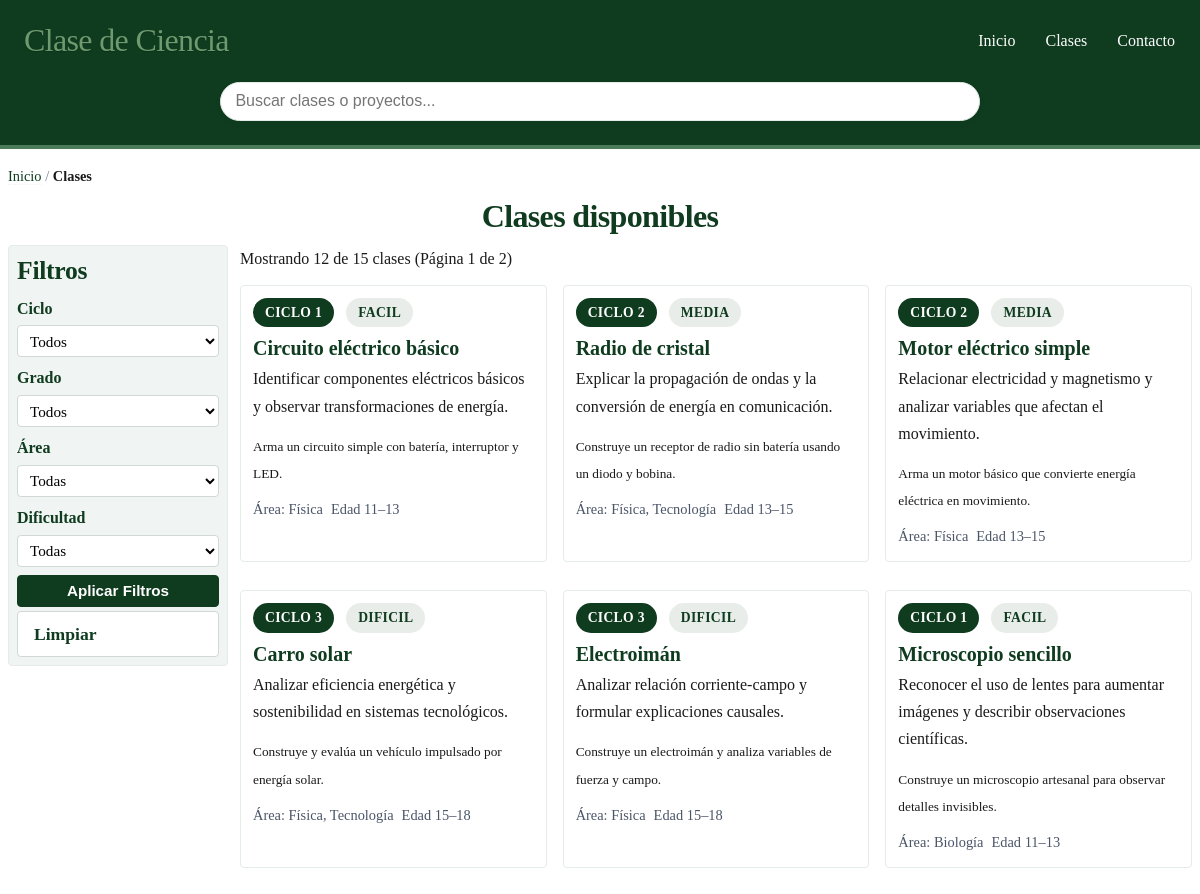
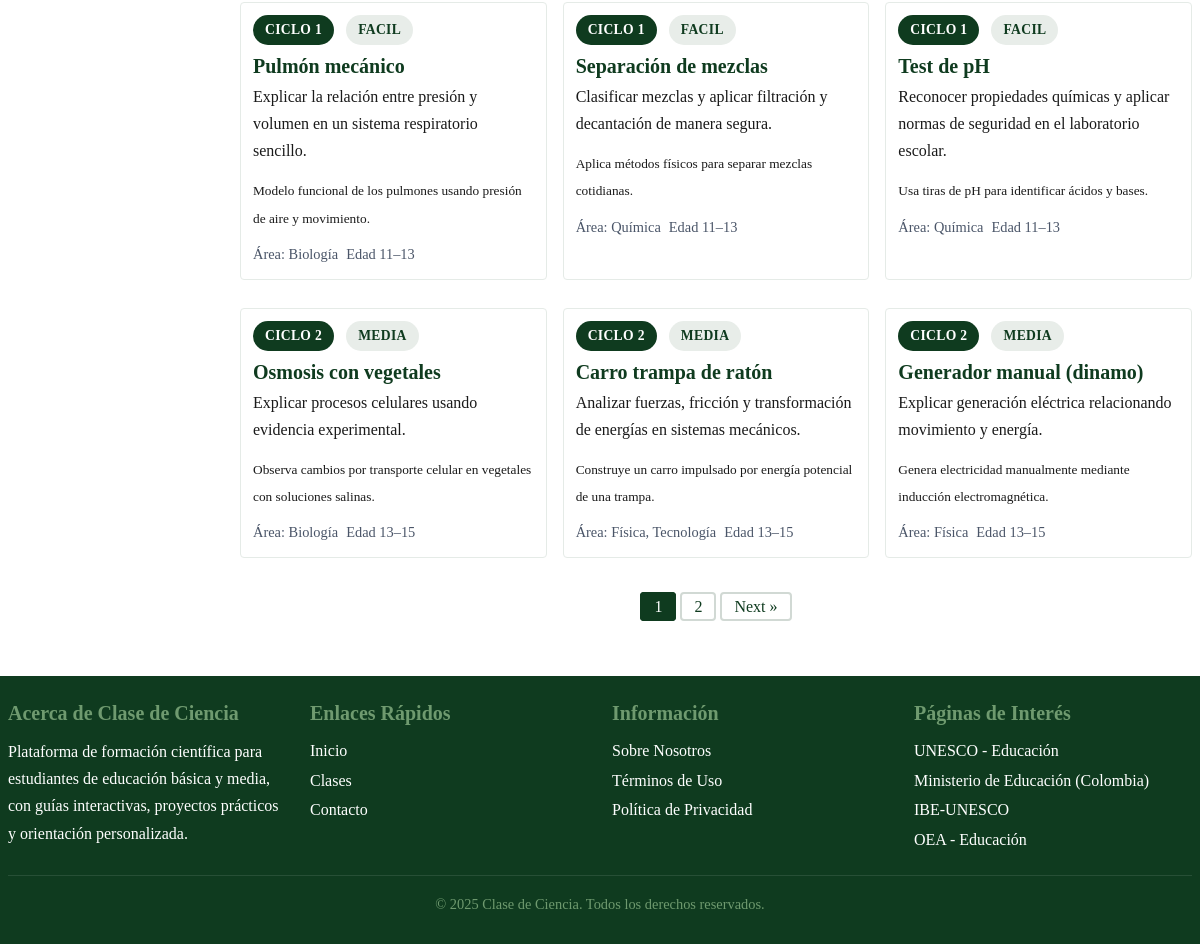
Page /catalogo.php on the earlier database version (2 pictures, top to bottom).
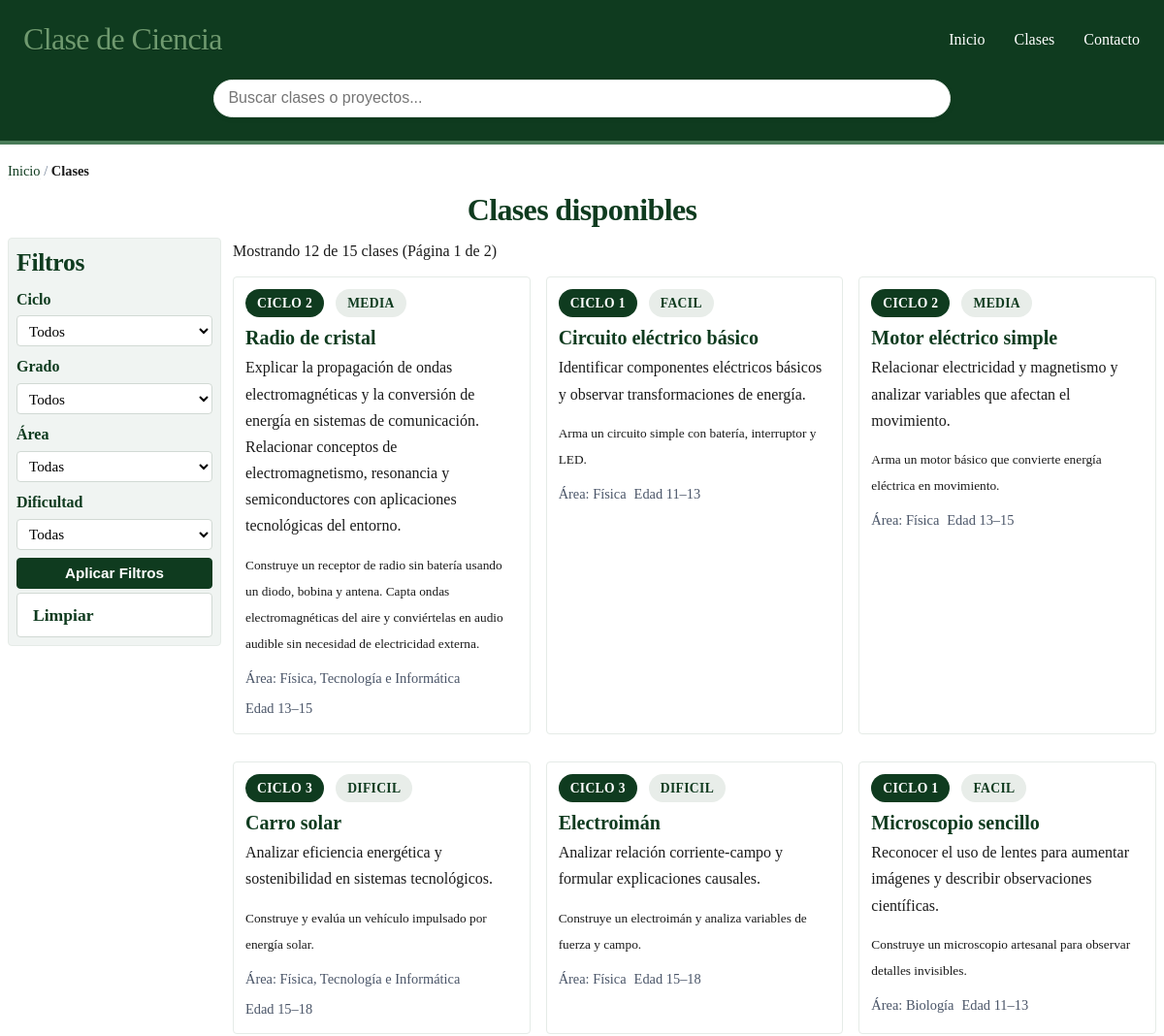
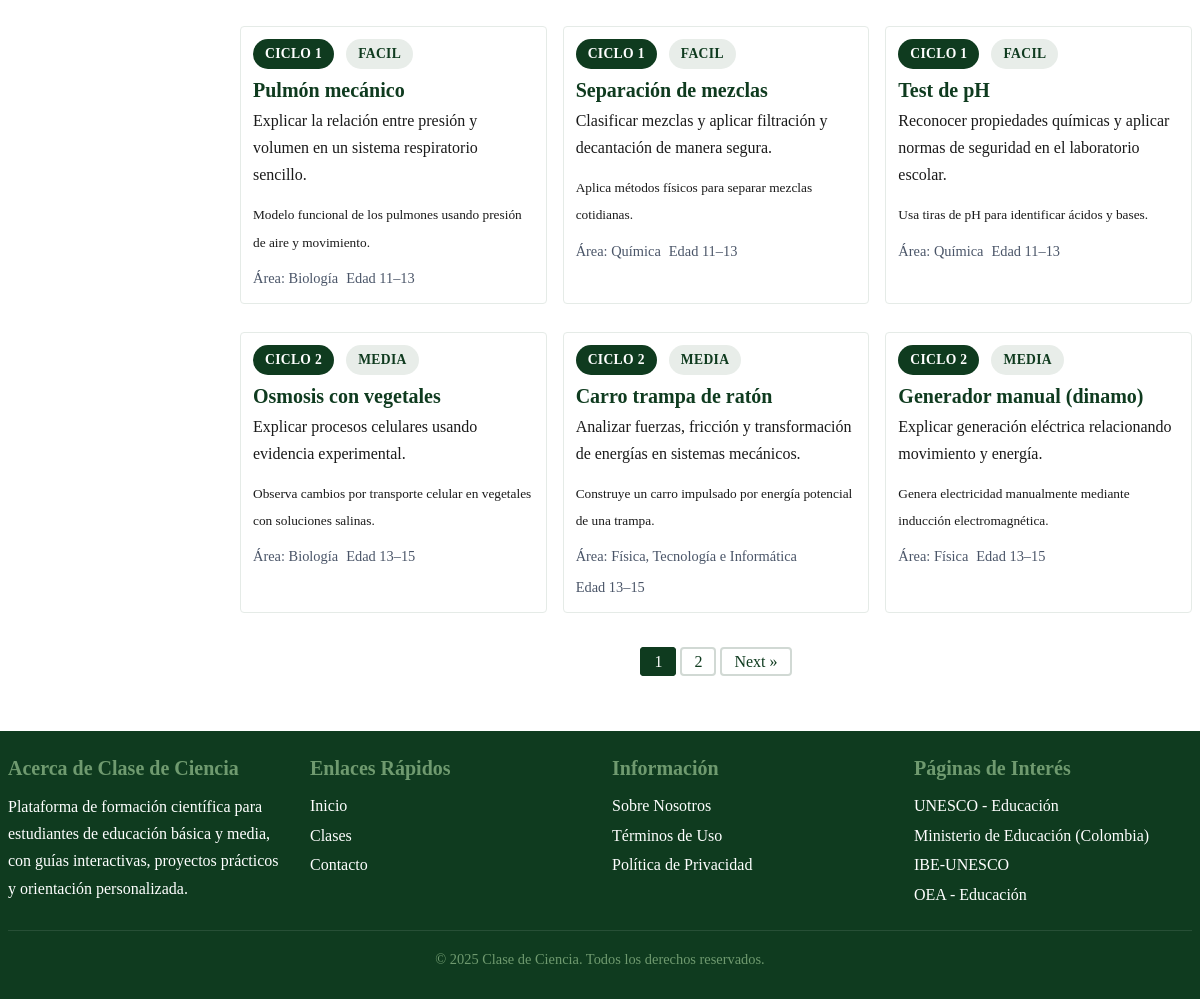
Same page on the later database version (2 pictures, top to bottom).
### tables this page shows
CREATE TABLE `clases` (
  `id` int(11) NOT NULL,
  `nombre` varchar(180) NOT NULL,
  `slug` varchar(180) NOT NULL,
  `ciclo` tinyint(1) NOT NULL,
  `grados` longtext DEFAULT NULL CHECK (json_valid(`grados`)),
  `dificultad` varchar(32) DEFAULT NULL,
  `duracion_minutos` int(11) DEFAULT NULL,
  `resumen` text DEFAULT NULL,
  `objetivo_aprendizaje` text DEFAULT NULL,
  `imagen_portada` varchar(255) DEFAULT NULL,
  `video_portada` varchar(255) DEFAULT NULL,
  `seguridad` longtext DEFAULT NULL CHECK (json_valid(`seguridad`)),
  `seo_title` varchar(160) DEFAULT NULL,
  `seo_description` varchar(255) DEFAULT NULL,
  `canonical_url` varchar(255) DEFAULT NULL,
  `activo` tinyint(1) NOT NULL DEFAULT 1,
  `destacado` tinyint(1) NOT NULL DEFAULT 0,
  `orden_popularidad` int(11) NOT NULL DEFAULT 0,
  `status` enum('draft','published') NOT NULL DEFAULT 'draft',
  `published_at` datetime DEFAULT NULL,
  `autor` varchar(120) DEFAULT NULL,
  `contenido_html` mediumtext DEFAULT NULL,
  `created_at` datetime NOT NULL DEFAULT current_timestamp(),
  `updated_at` datetime NOT NULL DEFAULT current_timestamp() ON UPDATE current_timestamp()
);

### catalogo.php (the view, shortened to what the changed rows need)
<?php
require_once 'config.php';
require_once 'includes/functions.php';
function cdc_get_proyectos($pdo, $filters = [], $limit = 12, $offset = 0) {
    $params = [];
    $where = ["c.activo = 1"];
    $joins = [
        "LEFT JOIN clase_areas ca ON ca.clase_id = c.id",
        "LEFT JOIN areas a ON a.id = ca.area_id"
    ];
    $sql = "SELECT c.*, GROUP_CONCAT(DISTINCT a.nombre SEPARATOR ', ') AS areas_nombres
            FROM clases c
            " . implode(' ', array_unique($joins)) . "
            WHERE " . implode(' AND ', $where) . "
            GROUP BY c.id
            ORDER BY c.destacado DESC, c.orden_popularidad DESC, c.updated_at DESC
            LIMIT ? OFFSET ?";
    $params[] = (int)$limit;
    $params[] = (int)$offset;
    $stmt = $pdo->prepare($sql);
    $stmt->execute($params);
    return $stmt->fetchAll();
}
function cdc_count_proyectos($pdo, $filters = []) {
    $params = [];
    $where = ["c.activo = 1"];
    $joins = [
        "LEFT JOIN clase_areas ca ON ca.clase_id = c.id",
        "LEFT JOIN areas a ON a.id = ca.area_id"
    ];
    $sql = "SELECT COUNT(DISTINCT c.id) AS total
            FROM clases c
            " . implode(' ', array_unique($joins)) . "
            WHERE " . implode(' AND ', $where);
    $stmt = $pdo->prepare($sql);
    $stmt->execute($params);
    $row = $stmt->fetch();
    return (int)($row['total'] ?? 0);
}
$filters = [];
$current_page = get_current_page();
$offset = get_offset($current_page);
$proyectos = cdc_get_proyectos($pdo, $filters, POSTS_PER_PAGE, $offset);
$total = cdc_count_proyectos($pdo, $filters);
include 'includes/header.php';
?>
<div class="container library-page">
    <h1>Clases disponibles</h1>
    <div class="library-layout">
        <aside class="filters-sidebar">
            <h2>Filtros</h2>
        </aside>
        <div class="library-content">
            <?php if (empty($proyectos)): ?>
            <div class="no-results">
                <p>No hay clases con los filtros seleccionados.</p>
                <a href="/catalogo.php" class="btn btn-secondary">Ver todas</a>
            </div>
            <?php else: ?>
            <div class="articles-grid">
                <?php foreach ($proyectos as $p): ?>
                <article class="article-card" data-href="/proyecto.php?slug=<?= h($p['slug']) ?>">
                    <a class="card-link" href="/proyecto.php?slug=<?= h($p['slug']) ?>">
                        <div class="card-content">
                            <div class="card-meta">
                                <span class="section-badge">Ciclo <?= h($p['ciclo']) ?></span>
                                <span class="difficulty-badge"><?= h(ucfirst($p['dificultad'])) ?></span>
                            </div>
                            <h3><?= h($p['nombre']) ?></h3>
                            <?php if (!empty($p['objetivo_aprendizaje'])): ?>
                            <p class="objective"><?= h($p['objetivo_aprendizaje']) ?></p>
                            <?php endif; ?>
                            <?php if (!empty($p['resumen'])): ?>
                            <p class="excerpt"><small><?= h($p['resumen']) ?></small></p>
                            <?php endif; ?>
                            <div class="card-footer">
                                <?php
                                $edad_label = '';
                                if (!empty($p['seguridad'])) {
                                    $seg = json_decode($p['seguridad'], true);
                                    if (is_array($seg) && isset($seg['edad_min'], $seg['edad_max'])) {
                                        $edad_label = 'Edad ' . (int)$seg['edad_min'] . '–' . (int)$seg['edad_max'];
                                    }
                                }
                                $area_label = !empty($p['areas_nombres']) ? $p['areas_nombres'] : '';
                                ?>
                                <?php if ($area_label): ?><span class="area">Área: <?= h($area_label) ?></span><?php endif; ?>
                                <?php if ($edad_label): ?><span class="age"><?= h($edad_label) ?></span><?php endif; ?>
                            </div>
                        </div>
                    </a>
                </article>
                <?php endforeach; ?>
            </div>
            <?php if ($total > POSTS_PER_PAGE): ?>
                <?= pagination($total, $current_page, '/catalogo.php') ?>
            <?php endif; ?>
            <?php endif; ?>
        </div>
    </div>
</div>
<?php include 'includes/footer.php'; ?>

### includes/functions.php (shortened to what the changed rows need)
<?php
function h($string) {
    return htmlspecialchars($string, ENT_QUOTES, 'UTF-8');
}
function get_current_page() {
    return isset($_GET['page']) ? max(1, intval($_GET['page'])) : 1;
}
function get_offset($page = null) {
    $page = $page ?? get_current_page();
    return ($page - 1) * POSTS_PER_PAGE;
}
function pagination($total_items, $current_page = null, $base_url = '') {
    $current_page = $current_page ?? get_current_page();
    $total_pages = ceil($total_items / POSTS_PER_PAGE);
    $html = '<nav class="pagination" aria-label="Pagination">';
    $html .= '<ul>';
    for ($i = 1; $i <= $total_pages; $i++) {
        if ($i == $current_page) {
            $html .= '<li class="active"><span>' . $i . '</span></li>';
        } else {
            $page_url = $base_url . '?page=' . $i;
            $html .= '<li><a href="' . h($page_url) . '">' . $i . '</a></li>';
        }
    }
    if ($current_page < $total_pages) {
        $next_url = $base_url . '?page=' . ($current_page + 1);
        $html .= '<li><a href="' . h($next_url) . '" rel="next">Next &raquo;</a></li>';
    }
    $html .= '</ul>';
    $html .= '</nav>';
    return $html;
}

Differences in the rows shown:
changed clases "Radio de cristal": objetivo_aprendizaje "Explicar la propagación de ondas y la conversión de energía en comunicación." → "…la propagación de ondas electromagnéticas y la conversión de energía en sistemas de comunicación. Relacionar conceptos de electromagnetismo, resonancia y semiconductores con aplicaciones tecnológicas del entorno."; resumen "Construye un receptor de radio sin batería usando un diodo y bobina." → "…sin batería usando un diodo, bobina y antena. Capta ondas electromagnéticas del aire y conviértelas en audio audible sin necesidad de electricidad externa."; area_label "Física, Tecnología" → "Física, Tecnología e Informática"; moves up the list
computed for clases "Carro solar": area_label "Física, Tecnología" → "Física, Tecnología e Informática"
computed for clases "Carro trampa de ratón": area_label "Física, Tecnología" → "Física, Tecnología e Informática"
